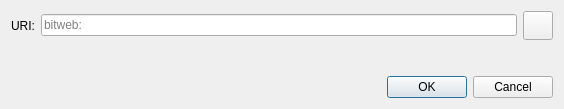
<?xml version="1.0" encoding="UTF-8"?>
<ui version="4.0">
 <class>OpenURIDialog</class>
 <widget class="QDialog" name="OpenURIDialog">
  <property name="geometry">
   <rect>
    <x>0</x>
    <y>0</y>
    <width>564</width>
    <height>109</height>
   </rect>
  </property>
  <property name="windowTitle">
   <string>Open bitweb URI</string>
  </property>
  <layout class="QVBoxLayout" name="verticalLayout">
   <item>
    <layout class="QHBoxLayout" name="horizontalLayout">
     <item>
      <widget class="QLabel" name="label">
       <property name="text">
        <string>URI:</string>
       </property>
      </widget>
     </item>
     <item>
      <widget class="QValidatedLineEdit" name="uriEdit">
       <property name="placeholderText">
        <string notr="true">bitweb:</string>
       </property>
      </widget>
     </item>
     <item>
      <widget class="QToolButton" name="pasteButton">
       <property name="toolTip">
        <string extracomment="Tooltip text for button that allows you to paste an address that is in your clipboard.">Paste address from clipboard</string>
       </property>
       <property name="text">
        <string/>
       </property>
       <property name="icon">
        <iconset resource="../bitcoin.qrc">
         <normaloff>:/icons/editpaste</normaloff>:/icons/editpaste
        </iconset>
       </property>
       <property name="iconSize">
        <size>
         <width>22</width>
         <height>22</height>
        </size>
       </property>
      </widget>
     </item>
    </layout>
   </item>
   <item>
    <spacer name="verticalSpacer">
     <property name="orientation">
      <enum>Qt::Vertical</enum>
     </property>
     <property name="sizeHint" stdset="0">
      <size>
       <width>20</width>
       <height>40</height>
      </size>
     </property>
    </spacer>
   </item>
   <item>
    <widget class="QDialogButtonBox" name="buttonBox">
     <property name="orientation">
      <enum>Qt::Horizontal</enum>
     </property>
     <property name="standardButtons">
      <set>QDialogButtonBox::Cancel|QDialogButtonBox::Ok</set>
     </property>
    </widget>
   </item>
  </layout>
 </widget>
 <customwidgets>
  <customwidget>
   <class>QValidatedLineEdit</class>
   <extends>QLineEdit</extends>
   <header>qt/qvalidatedlineedit.h</header>
  </customwidget>
 </customwidgets>
 <resources/>
 <connections>
  <connection>
   <sender>buttonBox</sender>
   <signal>accepted()</signal>
   <receiver>OpenURIDialog</receiver>
   <slot>accept()</slot>
   <hints>
    <hint type="sourcelabel">
     <x>248</x>
     <y>254</y>
    </hint>
    <hint type="destinationlabel">
     <x>157</x>
     <y>274</y>
    </hint>
   </hints>
  </connection>
  <connection>
   <sender>buttonBox</sender>
   <signal>rejected()</signal>
   <receiver>OpenURIDialog</receiver>
   <slot>reject()</slot>
   <hints>
    <hint type="sourcelabel">
     <x>316</x>
     <y>260</y>
    </hint>
    <hint type="destinationlabel">
     <x>286</x>
     <y>274</y>
    </hint>
   </hints>
  </connection>
 </connections>
</ui>
